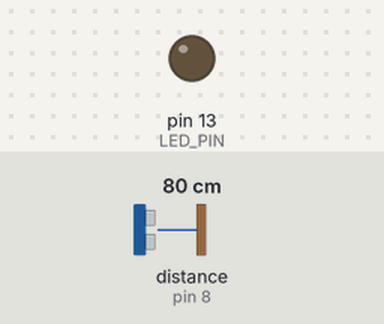
This sketch was run on a simulated Arduino Uno, built with avr-gcc and run on an emulated ATmega328P. Parts: output pins drawn as LEDs (lit = HIGH). Wiring (inferred from the names in the program): ultrasonic range finder: trigger pin 9; echo pin 8. The test bench sets the inputs (shaded band); at power-on: distance to the obstacle (sensor on pin 8) 80 cm. The echo pulse lasts 58.3 µs per cm; pins used as bus, display or sensor lines are not drawn.

Above: at 1.2 s.
1.3 s: distance to the obstacle (sensor on pin 8) set to 23 cm
2.8 s: distance to the obstacle (sensor on pin 8) set to 19 cm
At 3.4 s:
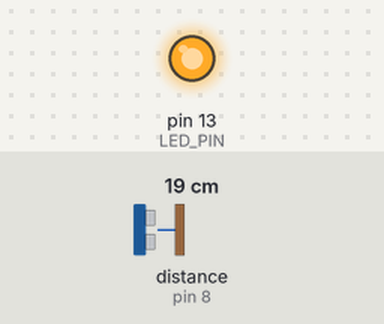
4.3 s: distance to the obstacle (sensor on pin 8) set to 35 cm
At 5.4 s:
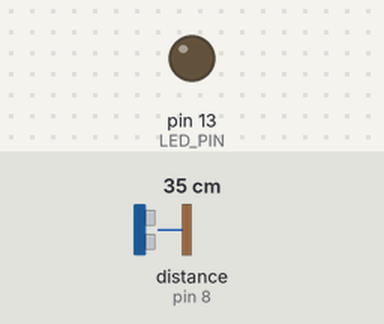
5.8 s: distance to the obstacle (sensor on pin 8) set to 2 cm
At 6.7 s:
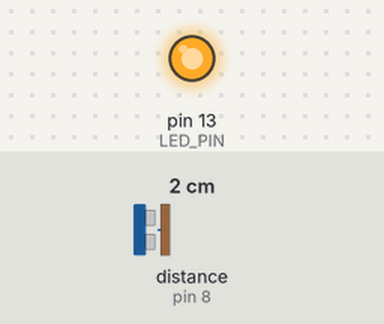
Timing chart, 0 to 8.3 s (numbered marks = the images above; inputs shaded):
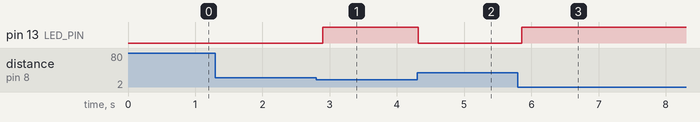

Measured:
- the behaviour switches between 21 and 20 cm on distance to the obstacle (sensor on pin 8) (found by bisection; images 0 and 1)
- after the input at 1.3 s, every drawn part: stays the same
- after the input at 2.8 s, pin 13 (LED_PIN): LOW → HIGH after 0.10 s
- after the input at 4.3 s, pin 13 (LED_PIN): HIGH → LOW at once
- after the input at 5.8 s, pin 13 (LED_PIN): LOW → HIGH after 0.06 s

The sketch:

main.ino
```cpp
const int TRIG_PIN = 9;
const int ECHO_PIN = 8;
const int LED_PIN = 13;

void setup() {
  pinMode(TRIG_PIN, OUTPUT);
  pinMode(ECHO_PIN, INPUT);
  pinMode(LED_PIN, OUTPUT);
}

void loop() {
  digitalWrite(TRIG_PIN, LOW);
  delayMicroseconds(2);
  digitalWrite(TRIG_PIN, HIGH);
  delayMicroseconds(10);
  digitalWrite(TRIG_PIN, LOW);

  long duration = pulseIn(ECHO_PIN, HIGH);
  int distance = duration * 0.034 / 2;

  if (distance < 20) {
    digitalWrite(LED_PIN, HIGH);
  } else {
    digitalWrite(LED_PIN, LOW);
  }
  delay(100);
}
```
